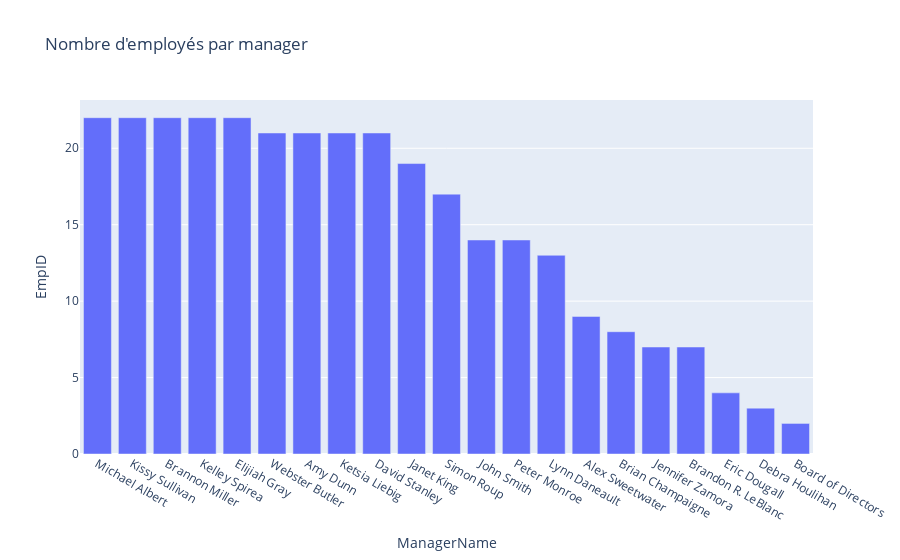

Source (notebook cell):
### Markdown cell above
## Emp par Manager

### Code cell
emp_manager = pd.DataFrame(df.groupby('ManagerName')['EmpID'].count().reset_index()).sort_values(by='EmpID', ascending=False)
fig = px.bar(emp_manager, x='ManagerName', y='EmpID', title="Nombre d'employés par manager")
fig.show()

### Figure 1 — Plotly figure (JSON) as saved in the notebook; plotly's stock layout.template omitted (floating-point values rounded to 4 significant figures)
{"data": [{"alignmentgroup": "True", "hovertemplate": "ManagerName=%{x}<br>EmpID=%{y}<extra></extra>", "legendgroup": "", "marker": {"color": "#636efa", "pattern": {"shape": ""}}, "name": "", "offsetgroup": "", "orientation": "v", "showlegend": false, "textposition": "auto", "type": "bar", "x": ["Michael Albert", "Kissy Sullivan", "Brannon Miller", "Kelley Spirea", "Elijiah Gray", "Webster Butler", "Amy Dunn", "Ketsia Liebig", "David Stanley", "Janet King", "Simon Roup", "John Smith", "Peter Monroe", "Lynn Daneault", "Alex Sweetwater", "Brian Champaigne", "Jennifer Zamora", "Brandon R. LeBlanc", "Eric Dougall", "Debra Houlihan", "Board of Directors"], "xaxis": "x", "y": [22, 22, 22, 22, 22, 21, 21, 21, 21, 19, 17, 14, 14, 13, 9, 8, 7, 7, 4, 3, 2], "yaxis": "y"}], "layout": {"barmode": "relative", "legend": {"tracegroupgap": 0}, "title": {"text": "Nombre d'employés par manager"}, "xaxis": {"anchor": "y", "domain": [0, 1], "title": {"text": "ManagerName"}}, "yaxis": {"anchor": "x", "domain": [0, 1], "title": {"text": "EmpID"}}}}
